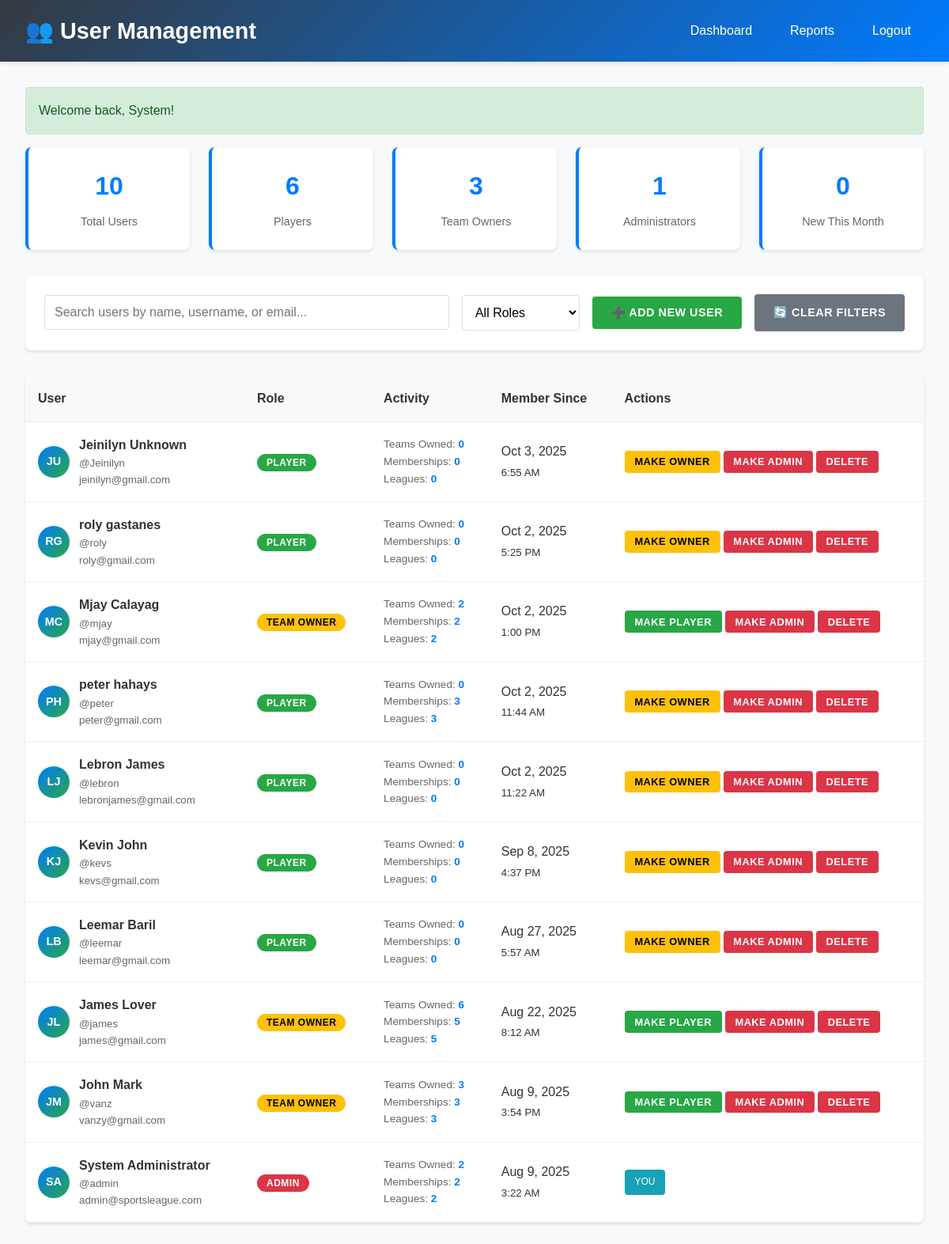
/admin/manage_users.php (signed in), run on the app's committed database.
### tables this page shows
CREATE TABLE `users` (
  `id` int(11) NOT NULL,
  `username` varchar(50) NOT NULL,
  `email` varchar(100) NOT NULL,
  `password` varchar(255) NOT NULL,
  `first_name` varchar(50) NOT NULL,
  `last_name` varchar(50) NOT NULL,
  `phone` varchar(20) DEFAULT NULL,
  `address` varchar(255) DEFAULT NULL,
  `role` enum('player','team_owner','admin') DEFAULT 'player',
  `created_at` timestamp NOT NULL DEFAULT current_timestamp(),
  `updated_at` timestamp NOT NULL DEFAULT current_timestamp() ON UPDATE current_timestamp(),
  `status` varchar(20) NOT NULL DEFAULT 'active'
);

### admin/manage_users.php (the view, shortened to what this page needs)
<?php
require_once '../config/database.php';
$database = new Database();
$db = $database->connect();
$page = $_GET['page'] ?? 1;
$per_page = 15;
$offset = ($page - 1) * $per_page;
$search = $_GET['search'] ?? '';
$where_conditions = [];
$where_clause = !empty($where_conditions) ? "WHERE " . implode(" AND ", $where_conditions) : "";
$users_query = "SELECT u.*,
                       (SELECT COUNT(*) FROM teams WHERE owner_id = u.id) as owned_teams,
                       (SELECT COUNT(*) FROM team_members WHERE player_id = u.id AND status = 'active') as team_memberships,
                       (SELECT COUNT(DISTINCT league_id) FROM team_members tm JOIN teams t ON tm.team_id = t.id WHERE tm.player_id = u.id) as leagues_participated
                FROM users u
                $where_clause
                ORDER BY u.created_at DESC
                LIMIT $per_page OFFSET $offset";
$users_stmt = $db->prepare($users_query);
$users_stmt->execute();
$users = $users_stmt->fetchAll(PDO::FETCH_ASSOC);
$stats_query = "SELECT
                (SELECT COUNT(*) FROM users) as total_users,
                (SELECT COUNT(*) FROM users WHERE role = 'player') as total_players,
                (SELECT COUNT(*) FROM users WHERE role = 'team_owner') as total_owners,
                (SELECT COUNT(*) FROM users WHERE role = 'admin') as total_admins,
                (SELECT COUNT(*) FROM users WHERE created_at >= DATE_SUB(NOW(), INTERVAL 30 DAY)) as new_users_month";
$stats_stmt = $db->prepare($stats_query);
$stats_stmt->execute();
$stats = $stats_stmt->fetch(PDO::FETCH_ASSOC);
?>
<!DOCTYPE html>
<html lang="en">
<head>
</head>
<body>
    <div class="header">
        <h1>👥 User Management</h1>
        <div class="nav-links">
            <a href="./dashboard.php">Dashboard</a>
            <a href="system_reports.php">Reports</a>
            <a href="../auth/logout.php">Logout</a>
        </div>
    </div>
    <div class="container">
        <div class="stats-grid">
            <div class="stat-card">
                <div class="stat-number"><?php echo $stats['total_users']; ?></div>
                <div class="stat-label">Total Users</div>
            </div>
            <div class="stat-card">
                <div class="stat-number"><?php echo $stats['total_players']; ?></div>
                <div class="stat-label">Players</div>
            </div>
            <div class="stat-card">
                <div class="stat-number"><?php echo $stats['total_owners']; ?></div>
                <div class="stat-label">Team Owners</div>
            </div>
            <div class="stat-card">
                <div class="stat-number"><?php echo $stats['total_admins']; ?></div>
                <div class="stat-label">Administrators</div>
            </div>
            <div class="stat-card">
                <div class="stat-number"><?php echo $stats['new_users_month']; ?></div>
                <div class="stat-label">New This Month</div>
            </div>
        </div>
        <div class="controls-section">
            <div class="controls-row">
                <input type="text"
                       class="search-box"
                       placeholder="Search users by name, username, or email..."
                       value="<?php echo htmlspecialchars($search); ?>"
                       onkeyup="searchUsers(this.value)">
                <select class="filter-select" onchange="filterByRole(this.value)">
                    <option value="">All Roles</option>
                </select>
                <button class="btn btn-success" onclick="showCreateModal()">
                    ➕ Add New User
                </button>
                <a href="?search=&role=" class="btn btn-secondary">
                    🔄 Clear Filters
                </a>
            </div>
        </div>
        <div class="users-table">
            <table>
                <thead>
                    <tr>
                        <th>User</th>
                        <th>Role</th>
                        <th>Activity</th>
                        <th>Member Since</th>
                        <th>Actions</th>
                    </tr>
                </thead>
                <tbody>
                    <?php foreach ($users as $user): ?>
                    <tr>
                        <td>
                            <div class="user-info">
                                <div class="user-avatar">
                                    <?php echo strtoupper(substr($user['first_name'], 0, 1) . substr($user['last_name'], 0, 1)); ?>
                                </div>
                                <div class="user-details">
                                    <h4><?php echo htmlspecialchars($user['first_name'] . ' ' . $user['last_name']); ?></h4>
                                    <small>@<?php echo htmlspecialchars($user['username']); ?></small>
                                    <small><?php echo htmlspecialchars($user['email']); ?></small>
                                </div>
                            </div>
                        </td>
                        <td>
                            <span class="role-badge role-<?php echo $user['role']; ?>">
                                <?php echo str_replace('_', ' ', ucfirst($user['role'])); ?>
                            </span>
                        </td>
                        <td>
                            <div class="activity-stats">
                                <div>Teams Owned: <strong><?php echo $user['owned_teams']; ?></strong></div>
                                <div>Memberships: <strong><?php echo $user['team_memberships']; ?></strong></div>
                                <div>Leagues: <strong><?php echo $user['leagues_participated']; ?></strong></div>
                            </div>
                        </td>
                        <td>
                            <?php echo date('M j, Y', strtotime($user['created_at'])); ?><br>
                            <small><?php echo date('g:i A', strtotime($user['created_at'])); ?></small>
                        </td>
                        <td>
                            <div class="action-buttons">
                                <?php $current_user = getCurrentUser(); ?>
                                <?php if ($user['id'] != $current_user['id']): ?>
                                    <?php if ($user['role'] == 'player'): ?>
                                        <form method="POST" style="display: inline;" onsubmit="return confirm('Promote <?php echo htmlspecialchars($user['username']); ?> to Team Owner?')">
                                            <button type="submit" class="btn btn-warning btn-sm">Make Owner</button>
                                        </form>
                                        <form method="POST" style="display: inline;" onsubmit="return confirm('Promote <?php echo htmlspecialchars($user['username']); ?> to Administrator?')">
                                            <button type="submit" class="btn btn-danger btn-sm">Make Admin</button>
                                        </form>
                                    <?php elseif ($user['role'] == 'team_owner'): ?>
                                        <form method="POST" style="display: inline;" onsubmit="return confirm('Demote <?php echo htmlspecialchars($user['username']); ?> to Player?')">
                                            <button type="submit" class="btn btn-success btn-sm">Make Player</button>
                                        </form>
                                        <form method="POST" style="display: inline;" onsubmit="return confirm('Promote <?php echo htmlspecialchars($user['username']); ?> to Administrator?')">
                                            <button type="submit" class="btn btn-danger btn-sm">Make Admin</button>
                                        </form>
                                    <?php endif; ?>
                                    <form method="POST" style="display: inline;" onsubmit="return confirm('Are you sure you want to delete <?php echo htmlspecialchars($user['username']); ?>? This action cannot be undone!')">
                                        <button type="submit" class="btn btn-danger btn-sm">Delete</button>
                                    </form>
                                <?php else: ?>
                                    <span class="badge" style="padding: 0.4rem 0.8rem; background: #17a2b8; color: white; border-radius: 4px; font-size: 0.75rem;">YOU</span>
                                <?php endif; ?>
                            </div>
                        </td>
                    </tr>
                    <?php endforeach; ?>
                </tbody>
            </table>
        </div>
    </div>
</body>
</html>

### admin/manage_users.php (style rules this page uses)
* { margin: 0; padding: 0; box-sizing: border-box; }
body { font-family: 'Arial', sans-serif; background: #f8f9fa; color: #333; line-height: 1.6; }
.header { background: linear-gradient(135deg, #343a40, #007bff); color: white; padding: 1rem 2rem; display: flex; justify-content: space-between; align-items: center; box-shadow: 0 2px 4px rgba(0,0,0,0.1); }
.header h1 { font-size: 1.8rem; }
.nav-links { display: flex; gap: 1rem; }
.nav-links a { color: white; text-decoration: none; padding: 0.5rem 1rem; border-radius: 4px; transition: background 0.3s; }
.container { max-width: 1400px; margin: 2rem auto; padding: 0 2rem; }
.stats-grid { display: grid; grid-template-columns: repeat(auto-fit, minmax(200px, 1fr)); gap: 1.5rem; margin-bottom: 2rem; }
.stat-card { background: white; padding: 1.5rem; border-radius: 8px; box-shadow: 0 2px 4px rgba(0,0,0,0.1); text-align: center; border-left: 4px solid #007bff; }
.stat-number { font-size: 2rem; font-weight: bold; color: #007bff; margin-bottom: 0.5rem; }
.stat-label { color: #666; font-size: 0.9rem; }
.controls-section { background: white; padding: 1.5rem; border-radius: 8px; box-shadow: 0 2px 4px rgba(0,0,0,0.1); margin-bottom: 2rem; }
.controls-row { display: flex; gap: 1rem; align-items: center; flex-wrap: wrap; }
.search-box { flex: 1; min-width: 200px; padding: 0.75rem; border: 1px solid #ddd; border-radius: 4px; font-size: 1rem; }
.filter-select { padding: 0.75rem; border: 1px solid #ddd; border-radius: 4px; font-size: 1rem; background: white; }
.btn { padding: 0.75rem 1.5rem; border: none; border-radius: 4px; cursor: pointer; font-size: 0.9rem; font-weight: 600; text-decoration: none; display: inline-block; transition: all 0.3s ease; text-transform: uppercase; letter-spacing: 0.5px; }
.btn-success { background: #28a745; color: white; }
.btn-warning { background: #ffc107; color: black; }
.btn-danger { background: #dc3545; color: white; }
.btn-secondary { background: #6c757d; color: white; }
.btn-sm { padding: 0.4rem 0.8rem; font-size: 0.8rem; }
.users-table { background: white; border-radius: 8px; box-shadow: 0 2px 4px rgba(0,0,0,0.1); overflow: hidden; margin-bottom: 2rem; }
table { width: 100%; border-collapse: collapse; }
th, td { padding: 1rem; text-align: left; border-bottom: 1px solid #eee; }
th { background: #f8f9fa; font-weight: 600; color: #333; position: sticky; top: 0; z-index: 10; }
.user-info { display: flex; align-items: center; gap: 0.75rem; }
.user-avatar { width: 40px; height: 40px; border-radius: 50%; background: linear-gradient(135deg, #007bff, #28a745); color: white; display: flex; align-items: center; justify-content: center; font-weight: bold; font-size: 0.9rem; }
.user-details h4 { margin: 0; font-size: 1rem; color: #333; }
.user-details small { color: #666; display: block; }
.role-badge { padding: 0.25rem 0.75rem; border-radius: 12px; font-size: 0.75rem; font-weight: bold; text-transform: uppercase; letter-spacing: 0.5px; }
.role-admin { background: #dc3545; color: white; }
.role-team_owner { background: #ffc107; color: black; }
.role-player { background: #28a745; color: white; }
.activity-stats { font-size: 0.85rem; color: #666; }
.activity-stats strong { color: #007bff; }
.action-buttons { display: flex; gap: 0.25rem; flex-wrap: wrap; }

### data on the page
users: first_name+last_name "JU", first_name+last_name "Jeinilyn Unknown", username "Jeinilyn", email "jeinilyn@gmail.com", role "PLAYER", owned_teams "0", team_memberships "0", leagues_participated "0", created_at "Oct 3, 2025", created_at "6:55 AM"
users: first_name+last_name "RG", first_name+last_name "roly gastanes", username "roly", email "roly@gmail.com", role "PLAYER", owned_teams "0", team_memberships "0", leagues_participated "0", created_at "Oct 2, 2025", created_at "5:25 PM"
users: first_name+last_name "MC", first_name+last_name "Mjay Calayag", username "mjay", email "mjay@gmail.com", role "TEAM OWNER", owned_teams "2", team_memberships "2", leagues_participated "2", created_at "Oct 2, 2025", created_at "1:00 PM"
users: first_name+last_name "PH", first_name+last_name "peter hahays", username "peter", email "peter@gmail.com", role "PLAYER", owned_teams "0", team_memberships "3", leagues_participated "3", created_at "Oct 2, 2025", created_at "11:44 AM"
users: first_name+last_name "LJ", first_name+last_name "Lebron James", username "lebron", email "lebronjames@gmail.com", role "PLAYER", owned_teams "0", team_memberships "0", leagues_participated "0", created_at "Oct 2, 2025", created_at "11:22 AM"
users: first_name+last_name "KJ", first_name+last_name "Kevin John", username "kevs", email "kevs@gmail.com", role "PLAYER", owned_teams "0", team_memberships "0", leagues_participated "0", created_at "Sep 8, 2025", created_at "4:37 PM"
users: first_name+last_name "LB", first_name+last_name "Leemar Baril", username "leemar", email "leemar@gmail.com", role "PLAYER", owned_teams "0", team_memberships "0", leagues_participated "0", created_at "Aug 27, 2025", created_at "5:57 AM"
users: first_name+last_name "JL", first_name+last_name "James Lover", username "james", email "james@gmail.com", role "TEAM OWNER", owned_teams "6", team_memberships "5", leagues_participated "5", created_at "Aug 22, 2025", created_at "8:12 AM"
users: first_name+last_name "JM", first_name+last_name "John Mark", username "vanz", email "vanzy@gmail.com", role "TEAM OWNER", owned_teams "3", team_memberships "3", leagues_participated "3", created_at "Aug 9, 2025", created_at "3:54 PM"
users: first_name+last_name "SA", first_name+last_name "System Administrator", username "admin", email "admin@sportsleague.com", role "ADMIN", owned_teams "2", team_memberships "2", leagues_participated "2", created_at "Aug 9, 2025", created_at "3:22 AM", shows "YOU"

### other printed values
$message "Welcome back, System!"
$stats['total_users'] "10"
$stats['total_players'] "6"
$stats['total_owners'] "3"
$stats['total_admins'] "1"
$stats['new_users_month'] "0"
